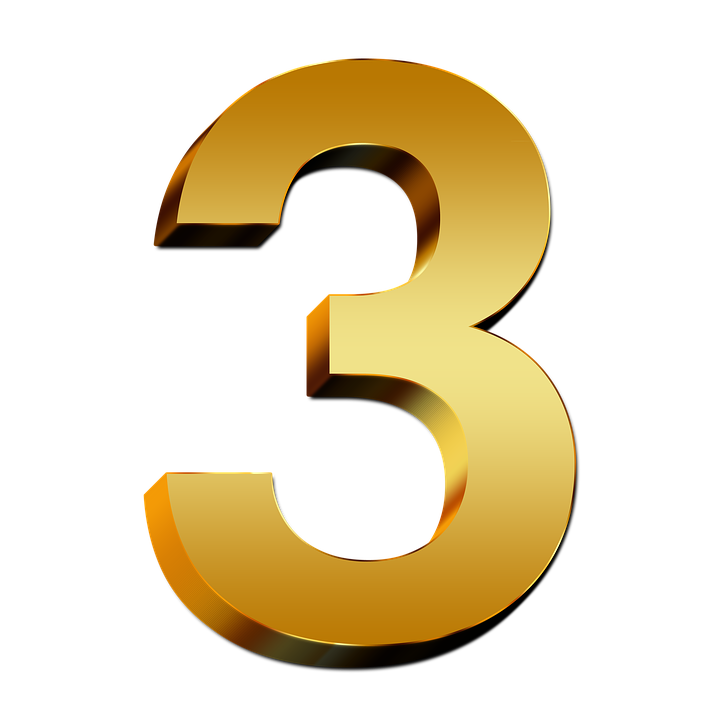
#> input picture test.png, 720 x 720 px
$ jupyter execute CNN_Forward_Pass.ipynb   (older library calls are emulated)
#> lines starting #> are read from the running program, lines starting #| are printed output that depends on the picture
### Colvolution Neural Network Forward Pass having 2 Convolution Layer and 1 fully connected Layer

[cell 1]
import sys
import numpy as np
import pandas as pd
from PIL import Image
import matplotlib.pyplot as plt
import os
import random

### Relu Activation function to achieve Non-linearity

[cell 2]
def ReLU(x):
    tempf = []
    for i in x:
        temp1 = []
        for j in i:
            temp = []
            for k in j:
                if k<0.0:
                    temp.append(0.0)
                elif k>255.0:
                    temp.append(255.0)
                else:
                    temp.append(k)
            temp1.append(temp)
        tempf.append(temp1)
    tempf = np.array(tempf)
#     print(tempf.shape)
#     print(tempf)
    return tempf
#     return np.where(x>0,np.where(x<255.0,x,255),0.0)

### Randomly initialize filter matrix
### filter matrix of dimension 5 * 5

[cell 3]
def createFilter(row,col,depth,filtercount):
    filterMatrix = np.random.randn(row,col,depth,filtercount)
#     filterMatrix = random.random(row,col,depth)
#     filterMatrix=np.full((row,col,depth,filtercount), 1)
    return filterMatrix

### Dot product of input data matrix and filter matrix and sum up all elements of matrix

[cell 4]
def convolveOperation(data,dataFilter):
#     print(data.shape)
#     print(dataFilter.shape)
    convRes = np.multiply(data,dataFilter)
#     print(convRes)
#     sys.exit(1)
    return convRes.sum()

### Perform convolution operation on input data matrix by slicing filter over matrix and generate feature map

[cell 5]
def convolve(data,datafilter):
    filterRow, filterCol, filterdepth, filtercount = datafilter.shape
    dataRow, dataCol, datadepth = data.shape
#     print(datadepth)
    convResultRow = dataRow - filterRow + 1
    convResultCol = dataCol - filterCol + 1
    convResult = np.zeros((convResultRow,convResultCol,filtercount))
    for numfil in range(filtercount):
        for x in range(convResultRow):
            for y in range(convResultCol):
                if x+filterRow > dataRow or y+filterCol > dataCol:
                    break
                convResult[x][y][numfil] = convolveOperation(data[x:x+filterRow,y:y+filterCol,:],datafilter[:,:,:,numfil])
    return convResult

### Perform pooling operation over data(Result of relu)

[cell 6]
def maxPooling(data,poolRowSize,poolColSize,stride):
    dataRow, dataCol, resLayer = data.shape

    poolResCols = int((dataCol - poolColSize)/stride+1)
    poolResRows = int((dataRow - poolRowSize)/stride+1)

#     print(type(poolResCols))
#     print(type(poolResRows))
    poolRes = np.zeros((poolResRows,poolResCols,resLayer))
    for l in range(resLayer):
        i = 0
        while i < dataRow:
            j = 0
            while j < dataCol and i+poolRowSize < dataRow and j+poolColSize < dataCol:
                poolRes[int(i/2),int(j/2),l] = np.max(data[i:i+poolRowSize,j:j+poolColSize,l])
                j += stride
            i += stride
    return poolRes

### Create random weight matrix for neural network with one hidden layer

[cell 7]
def createWeightMatrix(inputunits,hiddenunits1,hiddenunits2,outputuints):
    hiddenWeights1 = np.random.randn(inputunits,hiddenunits1)
    hiddenWeights2 = np.random.randn(hiddenunits1,hiddenunits2)
    outputWeights = np.random.randn(hiddenunits2,outputuints)
    return hiddenWeights1,hiddenWeights2,outputWeights

### Sigmoid activation function for forward pass in neural network

[cell 8]
def sigmoid(x):
    x = -x
    return 1 / (1+np.exp(x))

### Forward pass of a neural network

[cell 9]
def forwardPass(i,inputunits,hiddemunits1,hiddemunits2,outputunits):
    i = i.T
    hiddenWeights1, hiddenWeights2, outputWeights = createWeightMatrix(inputunits,hiddemunits1,hiddemunits2,outputunits)
    hypo_1 = np.dot(i,hiddenWeights1)
    ypredicted_1 = sigmoid(hypo_1)
    hypo_2 = np.dot(ypredicted_1,hiddenWeights2)
    ypredicted_2 = sigmoid(hypo_2)
    hypo_3 = np.dot(ypredicted_2,outputWeights)
    ypredicted_3 = sigmoid(hypo_3)
    return ypredicted_3

### Apply softmax on a output of a neural network to convert values into a probabilities to find most likelihood

[cell 10]
def softMax(z):
    expScores = np.exp(z)
    probs = expScores/np.sum(expScores)
    return probs

[cell 11]
filterRows = 5
filterCols = 5
filterdepth = 4

filterDepthLayer_1 = 6
filterDepthLayer_2 = 16

nnHiddenUnits1 = 120
nnHiddenUnits2 = 84
nnOutputUnits = 10

poolingRows = 2
poolingCols = 2
filterDepth_fc = 120


imgPath = "test.png"
imgRows = 256
imgCols = 256
imgdepth = 4

stride = 2

[cell 12]
def displayImage(imgarray):
    for i in range(imgarray.shape[2]):
        plt.imshow(imgarray[:,:,i])
        plt.show()

[cell 13]
if os.path.isfile(imgPath):
    img = Image.open(imgPath)
#> img is the input picture: PIL image 720x720 RGBA; mean R, G, B, A 54.3, 42.1, 14.8, 72.4
    imgArray = np.array(img)
    print("Image Dimension :",imgArray.shape)
#| Image Dimension : (720, 720, 4)
#     img1 = Image.fromarray(imgArray,'RGB')
#     img1 = img1.resize((312,312))
#     img1.show()
    displayImage(imgArray)
    img = img.resize((imgRows,imgCols),Image.ANTIALIAS)
#> img: PIL image 256x256 RGBA
#     img = img.resize((32,32),Image.ANTIALIAS)
    reducedImageArray = np.array(img)
#     img1 = Image.fromarray(reducedImageArray,'RGB')
#     img1 = img1.resize((312,312))
#     img1.show()
    displayImage(reducedImageArray)
#> the loop in displayImage (call 2), `for i in range(imgarray.shape[2]):` made 4 passes
#> pass 1, in displayImage (call 2), `plt.show()`:
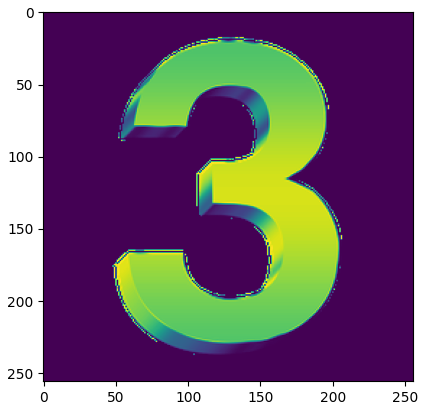
#> figure drawn by matplotlib, 1 panel
#> pass 2, in displayImage (call 2), `plt.show()`:
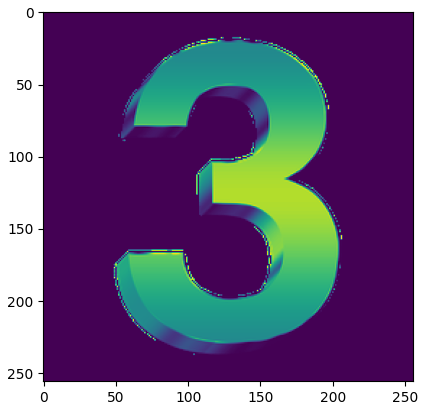
#> figure drawn by matplotlib, 1 panel
    print("Reduced Image Dimension :",reducedImageArray.shape)
#| Reduced Image Dimension : (256, 256, 4)
else:
    print("File Not Found")
    sys.exit(1)

### Actual Implementation

[cell 14]
# ------------------------ Pass-1 ---------------------------

# create Filter
filterLayer_1 = createFilter(filterRows,filterCols,filterdepth,filterDepthLayer_1)
# print(filterLayer_1)
print(filterLayer_1.shape)
# perform convolution operation
# print(imageArray.shape)
convResult_1 = convolve(reducedImageArray,filterLayer_1)
print("Dimensions after 1st Convolution :",convResult_1.shape)
#| Dimensions after 1st Convolution : (252, 252, 6)
# Apply Relu function
reluResult_1 = ReLU(convResult_1)
#> after the loop in ReLU, `for i in x:`: tempf = 252 items
# img1 = Image.fromarray(reluResult_1,'RGB')
# img1 = img1.resize((312,312))
# img1.show()
displayImage(reluResult_1)
#> the loop in displayImage (call 3), `for i in range(imgarray.shape[2]):` made 6 passes
#> pass 1, in displayImage (call 3), `plt.show()`:
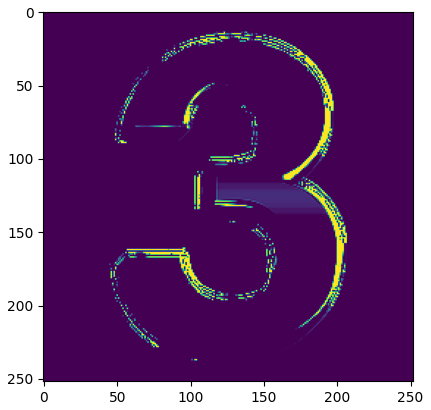
#> figure drawn by matplotlib, 1 panel
#> pass 2, in displayImage (call 3), `plt.show()`:
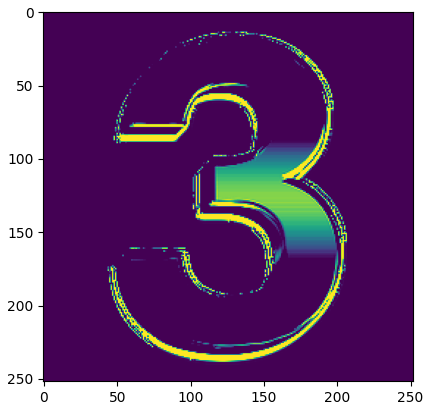
#> figure drawn by matplotlib, 1 panel
poolResult_1 = maxPooling(reluResult_1,poolingRows,poolingCols,stride)
# img1 = Image.fromarray(poolResult_1,'RGB')
# img1 = img1.resize((312,312))
# img1.show()
print("Dimensions after 1st Max Pooling:",poolResult_1.shape)
#| Dimensions after 1st Max Pooling: (126, 126, 6)
displayImage(poolResult_1)
#> the loop in displayImage (call 4), `for i in range(imgarray.shape[2]):` made 6 passes
#> pass 1, in displayImage (call 4), `plt.show()`:
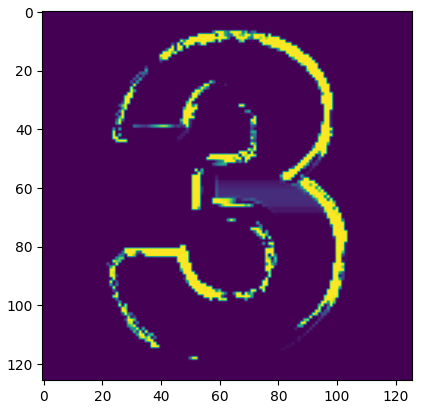
#> figure drawn by matplotlib, 1 panel
#> pass 2, in displayImage (call 4), `plt.show()`:
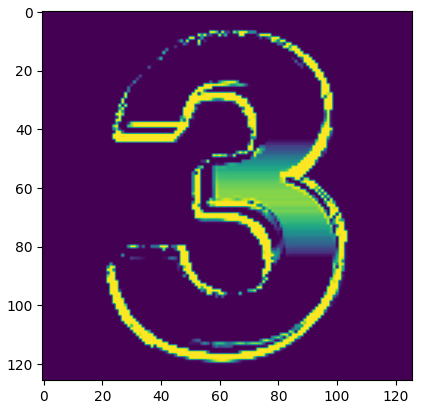
#> figure drawn by matplotlib, 1 panel

# ------------------------ Pass-2 ---------------------------

filterLayer_2 = createFilter(filterRows,filterCols,filterDepthLayer_1,filterDepthLayer_2)
print(filterLayer_2.shape)
convResult_2 = convolve(poolResult_1,filterLayer_2)
print("Dimension after 2nd Convolution:",convResult_2.shape)
#| Dimension after 2nd Convolution: (122, 122, 16)
reluResult_2 = ReLU(convResult_2)
#> the loop in ReLU (call 2), `for i in x:` made 122 passes
# img1 = Image.fromarray(reluResult_2,'RGB')
# img1 = img1.resize((312,312))
# img1.show()
displayImage(reluResult_2)
#> the loop in displayImage (call 5), `for i in range(imgarray.shape[2]):` made 16 passes
#> pass 1, in displayImage (call 5), `plt.show()`:
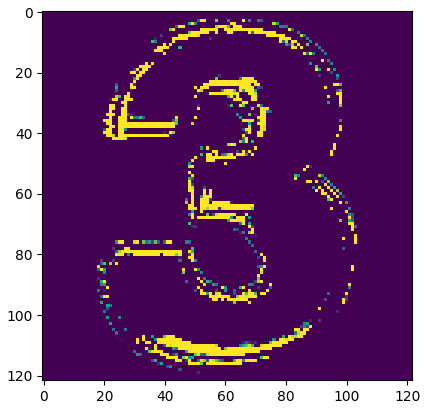
#> figure drawn by matplotlib, 1 panel
#> pass 2, in displayImage (call 5), `plt.show()`:
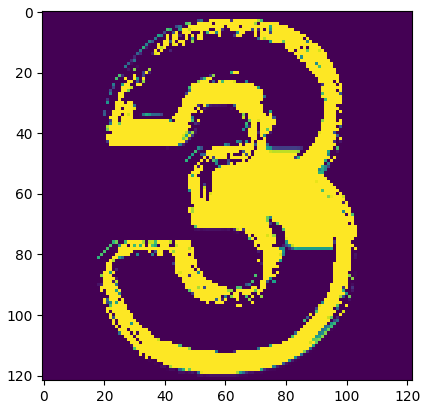
#> figure drawn by matplotlib, 1 panel
poolResult_2 = maxPooling(reluResult_2,poolingRows,poolingCols,stride)
# img1 = Image.fromarray(poolResult_2,'RGB')
# img1 = img1.resize((312,312))
# img1.show()
print("Dimension after 2nd Max Pooling:",poolResult_2.shape)
#| Dimension after 2nd Max Pooling: (61, 61, 16)
displayImage(poolResult_2)
#> the loop in displayImage (call 6), `for i in range(imgarray.shape[2]):` made 16 passes
#> pass 1, in displayImage (call 6), `plt.show()`:
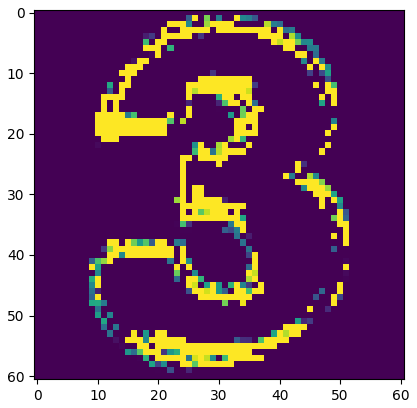
#> figure drawn by matplotlib, 1 panel
#> pass 2, in displayImage (call 6), `plt.show()`:
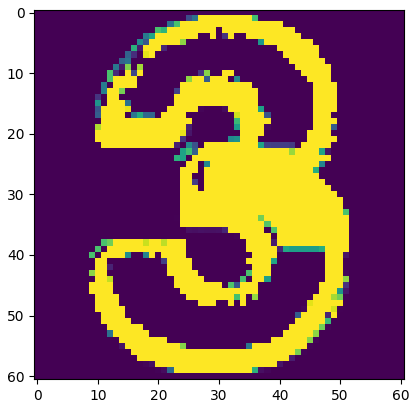
#> figure drawn by matplotlib, 1 panel

# --------------- Flatten -----------------------

fc = poolResult_2.reshape((poolResult_2.shape[0]*poolResult_2.shape[1]*poolResult_2.shape[2], 1))

# ------------------- Neural Network Forward Pass ---------------------

print(fc.shape)
#| (59536, 1)
nnInputUnits = poolResult_2.shape[0]*poolResult_2.shape[1]*poolResult_2.shape[2]
#> nnInputUnits = 59536
nnOutput = forwardPass(fc,nnInputUnits,nnHiddenUnits1,nnHiddenUnits2,nnOutputUnits)

print(nnOutput.shape)
#| (1, 10)

softmaxRes = softMax(nnOutput[0,:])
#> in softMax, `expScores = np.exp(z)`: expScores = [1.02, 1.39, 1.2, 1.32, 1.04, 2.66, 2.33, 2.7, 1.12, 2.18]
#> in softMax, `probs = expScores/np.sum(expScores)`: probs = [0.0603, 0.0819, 0.071, 0.0779, 0.0612, 0.157, 0.137, 0.159, 0.0662, 0.128]
#> softmaxRes has the same summary as probs in softMax
print("Predicted class of Image: ")
print(np.argmax(softmaxRes))
#| 7
